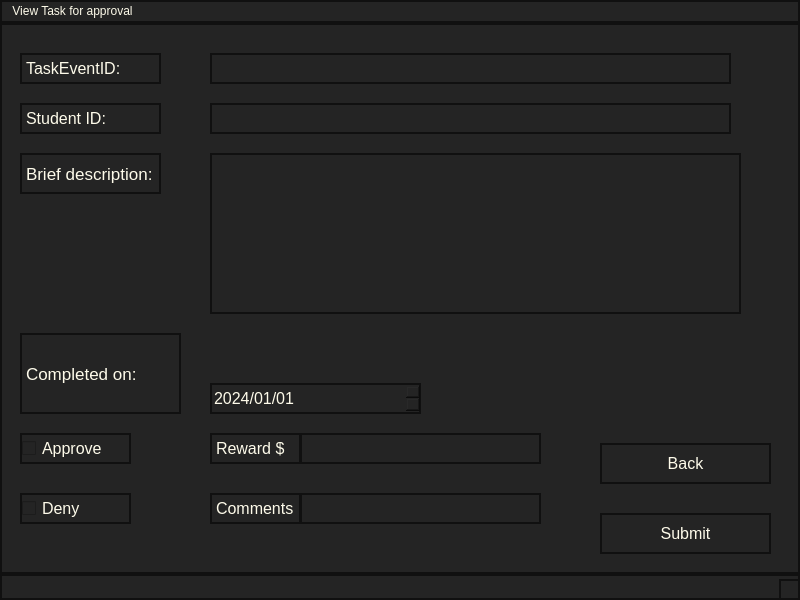
<?xml version="1.0" encoding="UTF-8"?>
<ui version="4.0">
 <class>MainWindow</class>
 <widget class="QMainWindow" name="MainWindow">
  <property name="geometry">
   <rect>
    <x>0</x>
    <y>0</y>
    <width>800</width>
    <height>600</height>
   </rect>
  </property>
  <property name="windowTitle">
   <string>MainWindow</string>
  </property>
  <property name="styleSheet">
   <string notr="true">background-color: rgb(36, 36, 36);
color: rgb(254, 251, 234);
border: 2px solid rgb(16, 16, 16);</string>
  </property>
  <widget class="QWidget" name="centralwidget">
   <widget class="QLineEdit" name="StdID">
    <property name="geometry">
     <rect>
      <x>210</x>
      <y>80</y>
      <width>521</width>
      <height>31</height>
     </rect>
    </property>
    <property name="text">
     <string/>
    </property>
   </widget>
   <widget class="QLineEdit" name="TaskEventID">
    <property name="geometry">
     <rect>
      <x>210</x>
      <y>30</y>
      <width>521</width>
      <height>31</height>
     </rect>
    </property>
    <property name="text">
     <string/>
    </property>
   </widget>
   <widget class="QLabel" name="label_2">
    <property name="geometry">
     <rect>
      <x>20</x>
      <y>80</y>
      <width>141</width>
      <height>31</height>
     </rect>
    </property>
    <property name="font">
     <font>
      <pointsize>12</pointsize>
     </font>
    </property>
    <property name="text">
     <string>Student ID:</string>
    </property>
   </widget>
   <widget class="QLabel" name="label">
    <property name="geometry">
     <rect>
      <x>20</x>
      <y>30</y>
      <width>141</width>
      <height>31</height>
     </rect>
    </property>
    <property name="font">
     <font>
      <pointsize>12</pointsize>
     </font>
    </property>
    <property name="text">
     <string>TaskEventID:</string>
    </property>
   </widget>
   <widget class="QLabel" name="label_3">
    <property name="geometry">
     <rect>
      <x>20</x>
      <y>310</y>
      <width>161</width>
      <height>81</height>
     </rect>
    </property>
    <property name="font">
     <font>
      <pointsize>13</pointsize>
     </font>
    </property>
    <property name="text">
     <string>Completed on:</string>
    </property>
   </widget>
   <widget class="QDateEdit" name="CompletedOn">
    <property name="geometry">
     <rect>
      <x>210</x>
      <y>360</y>
      <width>211</width>
      <height>31</height>
     </rect>
    </property>
    <property name="font">
     <font>
      <pointsize>12</pointsize>
     </font>
    </property>
    <property name="displayFormat">
     <string>yyyy/MM/dd</string>
    </property>
    <property name="date">
     <date>
      <year>2024</year>
      <month>1</month>
      <day>1</day>
     </date>
    </property>
   </widget>
   <widget class="QLabel" name="label_4">
    <property name="geometry">
     <rect>
      <x>20</x>
      <y>130</y>
      <width>141</width>
      <height>41</height>
     </rect>
    </property>
    <property name="font">
     <font>
      <pointsize>13</pointsize>
     </font>
    </property>
    <property name="text">
     <string>Brief description:</string>
    </property>
   </widget>
   <widget class="QTextEdit" name="Desc">
    <property name="geometry">
     <rect>
      <x>210</x>
      <y>130</y>
      <width>531</width>
      <height>161</height>
     </rect>
    </property>
   </widget>
   <widget class="QCheckBox" name="Approve">
    <property name="geometry">
     <rect>
      <x>20</x>
      <y>410</y>
      <width>111</width>
      <height>31</height>
     </rect>
    </property>
    <property name="font">
     <font>
      <pointsize>12</pointsize>
     </font>
    </property>
    <property name="text">
     <string>Approve</string>
    </property>
   </widget>
   <widget class="QLineEdit" name="Reward">
    <property name="geometry">
     <rect>
      <x>300</x>
      <y>410</y>
      <width>241</width>
      <height>31</height>
     </rect>
    </property>
    <property name="text">
     <string/>
    </property>
   </widget>
   <widget class="QLabel" name="label_5">
    <property name="geometry">
     <rect>
      <x>210</x>
      <y>410</y>
      <width>91</width>
      <height>31</height>
     </rect>
    </property>
    <property name="font">
     <font>
      <pointsize>12</pointsize>
     </font>
    </property>
    <property name="text">
     <string>Reward $</string>
    </property>
   </widget>
   <widget class="QLabel" name="label_6">
    <property name="geometry">
     <rect>
      <x>210</x>
      <y>470</y>
      <width>91</width>
      <height>31</height>
     </rect>
    </property>
    <property name="font">
     <font>
      <pointsize>12</pointsize>
     </font>
    </property>
    <property name="text">
     <string>Comments</string>
    </property>
   </widget>
   <widget class="QCheckBox" name="Deny">
    <property name="geometry">
     <rect>
      <x>20</x>
      <y>470</y>
      <width>111</width>
      <height>31</height>
     </rect>
    </property>
    <property name="font">
     <font>
      <pointsize>12</pointsize>
     </font>
    </property>
    <property name="text">
     <string>Deny</string>
    </property>
   </widget>
   <widget class="QLineEdit" name="Comments">
    <property name="geometry">
     <rect>
      <x>300</x>
      <y>470</y>
      <width>241</width>
      <height>31</height>
     </rect>
    </property>
    <property name="text">
     <string/>
    </property>
   </widget>
   <widget class="QPushButton" name="Submit">
    <property name="geometry">
     <rect>
      <x>600</x>
      <y>490</y>
      <width>171</width>
      <height>41</height>
     </rect>
    </property>
    <property name="font">
     <font>
      <pointsize>12</pointsize>
     </font>
    </property>
    <property name="text">
     <string>Submit</string>
    </property>
   </widget>
   <widget class="QPushButton" name="Back">
    <property name="geometry">
     <rect>
      <x>600</x>
      <y>420</y>
      <width>171</width>
      <height>41</height>
     </rect>
    </property>
    <property name="font">
     <font>
      <pointsize>12</pointsize>
     </font>
    </property>
    <property name="text">
     <string>Back</string>
    </property>
   </widget>
  </widget>
  <widget class="QMenuBar" name="menubar">
   <property name="geometry">
    <rect>
     <x>0</x>
     <y>0</y>
     <width>800</width>
     <height>25</height>
    </rect>
   </property>
   <widget class="QMenu" name="menuView_Task_for_approval">
    <property name="title">
     <string>View Task for approval</string>
    </property>
   </widget>
   <addaction name="menuView_Task_for_approval"/>
  </widget>
  <widget class="QStatusBar" name="statusbar"/>
 </widget>
 <resources/>
 <connections/>
</ui>
